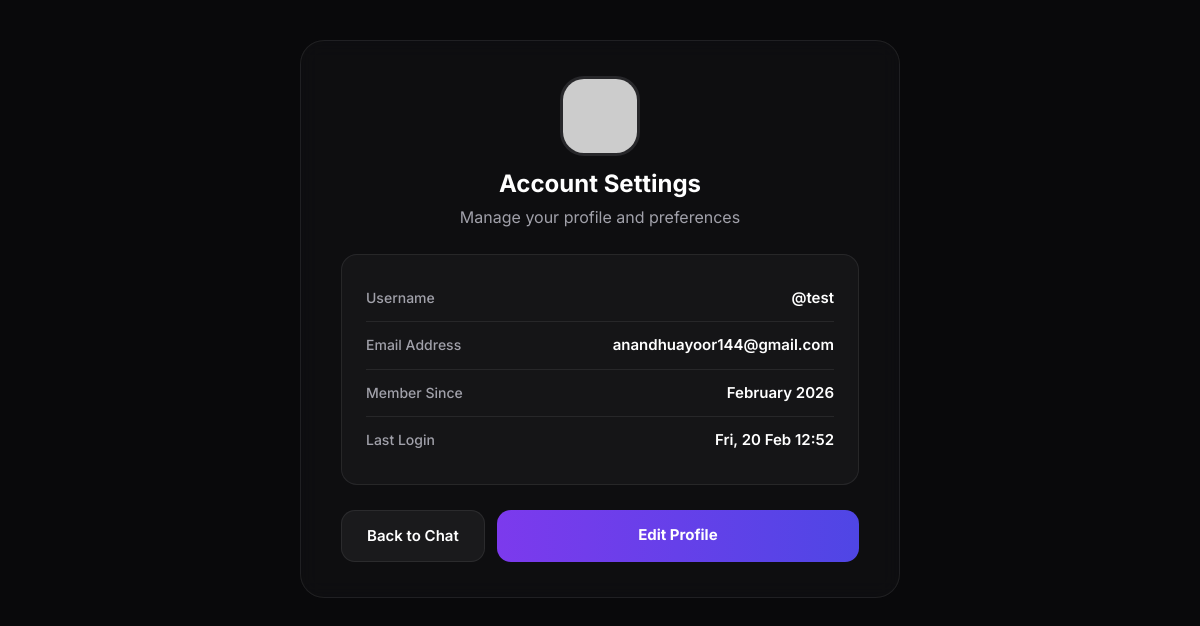
The page /profile/ (signed in) on the database as committed earlier.
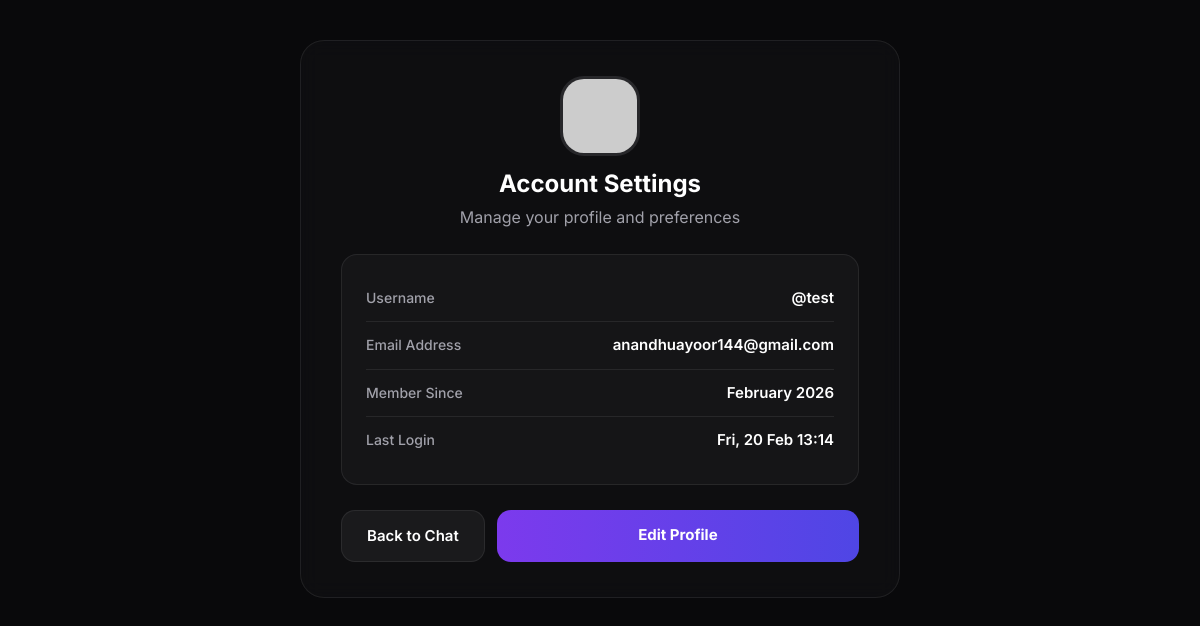
The same page on the database as committed later.
### users/models.py (models this page shows, shortened)
class CustomUser(AbstractUser):
    email = models.EmailField(unique=True)
    is_online = models.BooleanField(default=False)
    last_seen = models.DateTimeField(auto_now=True)

### users/views.py (the view)
# urls.py: path('profile/', views.profile_view, name='profile'),
@login_required
def profile_view(request):
    return render(request, 'users/profile.html', {'user': request.user})

### templates/users/profile.html (shortened to what this page needs)
{% extends 'base.html' %}
{% load static %}
{% block content %}
<div class="profile-panel d-flex flex-1">
    <div class="profile-card-nc">
        <div class="profile-header-nc">
            <img src="https://ui-avatars.com/api/?name={{ user.username }}&background=7C3AED&color=fff&size=200"
                alt="{{ user.username }}" class="profile-avatar-nc">
            <h1>Account Settings</h1>
            <p>Manage your profile and preferences</p>
        </div>
        <div class="info-section-nc">
            <div class="info-item-nc">
                <span class="info-label-nc">Username</span>
                <span class="info-value-nc">@{{ user.username }}</span>
            </div>
            <div class="info-item-nc">
                <span class="info-label-nc">Email Address</span>
                <span class="info-value-nc">{{ user.email }}</span>
            </div>
            <div class="info-item-nc">
                <span class="info-label-nc">Member Since</span>
                <span class="info-value-nc">{{ user.date_joined|date:"F Y" }}</span>
            </div>
            <div class="info-item-nc">
                <span class="info-label-nc">Last Login</span>
                <span class="info-value-nc">{{ user.last_login|date:"D, d M H:i" }}</span>
            </div>
        </div>
        <div class="profile-actions-nc">
            <a href="{% url 'user_list' %}" class="btn-ramp-nc-outline">Back to Chat</a>
            <a href="{% url 'edit_profile' %}" class="btn-ramp-nc-primary">Edit Profile</a>
        </div>
    </div>
</div>
{% endblock %}

Rows that differ between the two databases and show on the page:
changed CustomUser "test": last_login "Fri, 20 Feb 12:52" → "Fri, 20 Feb 13:14"
